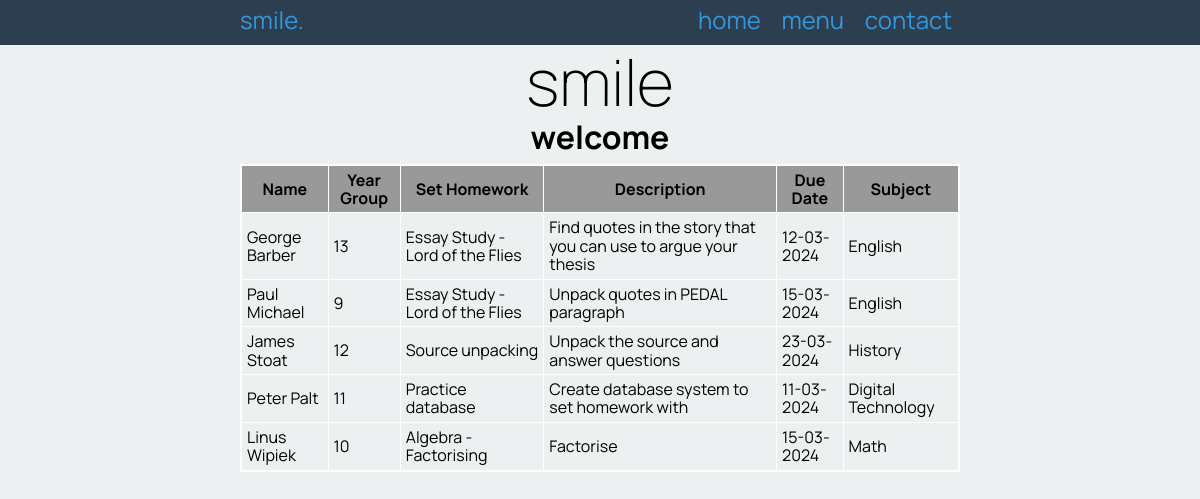
The page / on the database its author committed.
### tables this page shows
CREATE TABLE "work_table"
(
    work_id     integer
        constraint work_id
            primary key,
    title       varchar(100),
    description varchar(100),
    due_date    date,
    subject     varchar(100)
);

CREATE TABLE students
(
    Student_id integer
        constraint Student_id
            primary key autoincrement,
    first_name varchar(30),
    last_name  varchar(30),
    yr_group   integer
);

### app.py (the view)
@app.route('/')
def homework_page():  # put application's code here
    con = create_connection(DATABASE)
    query = "SELECT first_name, last_name, yr_group, title, description, due_date, subject FROM homework " \
            "INNER JOIN students ON Student_id_fk=Student_id " \
            "INNER JOIN work_table ON slot_1_fk=work_id;"
    cur = con.cursor()
    cur.execute(query)
    homework_list = cur.fetchall()
    con.close()
    print(homework_list)
    return render_template('home.html', homework=homework_list)

### app.py (called while the page is built)
def create_connection(db_file):
    try:
        connection = sqlite3.connect(db_file)
        return connection
    except Error as e:
        print(e)
    return None

### templates/home.html
{% extends "base.html" %}
{% block pageheading %}welcome{% endblock %}
{% block main %}
    <table>
        <th>Name</th>
        <th>Year Group</th>
        <th>Set Homework</th>
        <th>Description</th>
        <th>Due Date</th>
        <th>Subject</th>
        {% for work in homework %}
            <tr>
                <td> {{ work[0] }} {{ work[1] }}</td>
                <td> {{ work[2] }}</td>
                <td> {{ work[3] }}</td>
                <td> {{ work[4] }}</td>
                <td> {{ work[5] }}</td>
                <td> {{ work[6] }}</td>
            </tr>
        {% endfor %}
    </table>
{% endblock %}

### templates/base.html (shortened to what this page needs)
<!DOCTYPE html>
<html>
<head>
    <link rel="stylesheet" href="https://cdnjs.cloudflare.com/ajax/libs/normalize/8.0.1/normalize.css"/>
    <link href="{{ url_for('static', filename='DatabaseCheckIn.css') }}" rel="stylesheet">
</head>
<body>
<nav>
    <div class="container">
        <div class="navbar-brand">smile.</div>
        <div class="navbar-links">
            <a href="/">home</a>
            <a href="/menu/1">menu</a>
            <a href="/contact">contact</a>
        </div>
    </div>
</nav>
<div class="container">
    <header>
        <h1>smile</h1>
        <h2>{% block pageheading %}{% endblock %}</h2>
    </header>
    <main>
        {% block main %}
        {% endblock %}
    </main>
</div>
</body>
</html>

### static/DatabaseCheckIn.css (style rules this page uses)
* { font-family: 'Manrope', sans-serif; padding: 0; margin: 0; box-sizing: border-box; }
body { background-color: rgba(236, 240, 241, 1.0); }
.container { width: 60vw; margin: auto; }
.container::after { content: ""; clear: both; display: table; }
h1 { text-align: center; font-weight: 200; font-size: 4rem; margin: 0; }
h2 { font-size: 2rem; text-align: center; margin: 0 0 0.5rem 0; }
nav { background-color: rgba(44, 62, 80, 1.0); text-align: center; font-size: 1.5rem; padding-top: 0.4rem; padding-bottom: 0.7rem; color: rgba(52, 152, 219, 1.0); }
.navbar-brand { display: inline; float: left; }
.navbar-links { display: inline; float: right; }
nav a { padding: 0 0.5rem; font-size: 1.5rem; }
a, a:visited { color: rgba(52, 152, 219, 1.0); text-decoration: none; }
table { border-collapse: collapse; }
table { border: 2px solid white; width: 100%; border-collapse: collapse; }
th,td { border: 1px solid white; padding: 5px; }
th { color: black; background-color: #999999; }

### rows shown on the page
work_table: first_name "George", last_name "Barber", yr_group "13", title "Essay Study - Lord of the Flies", description "Find quotes in the story that you can use to argue your thesis", due_date "12-03-2024", subject "English"
work_table: first_name "Paul", last_name "Michael", yr_group "9", title "Essay Study - Lord of the Flies", description "Unpack quotes in PEDAL paragraph", due_date "15-03-2024", subject "English"
work_table: first_name "James", last_name "Stoat", yr_group "12", title "Source unpacking", description "Unpack the source and answer questions", due_date "23-03-2024", subject "History"
work_table: first_name "Peter", last_name "Palt", yr_group "11", title "Practice database", description "Create database system to set homework with", due_date "11-03-2024", subject "Digital Technology"
work_table: first_name "Linus", last_name "Wipiek", yr_group "10", title "Algebra - Factorising", description "Factorise", due_date "15-03-2024", subject "Math"
